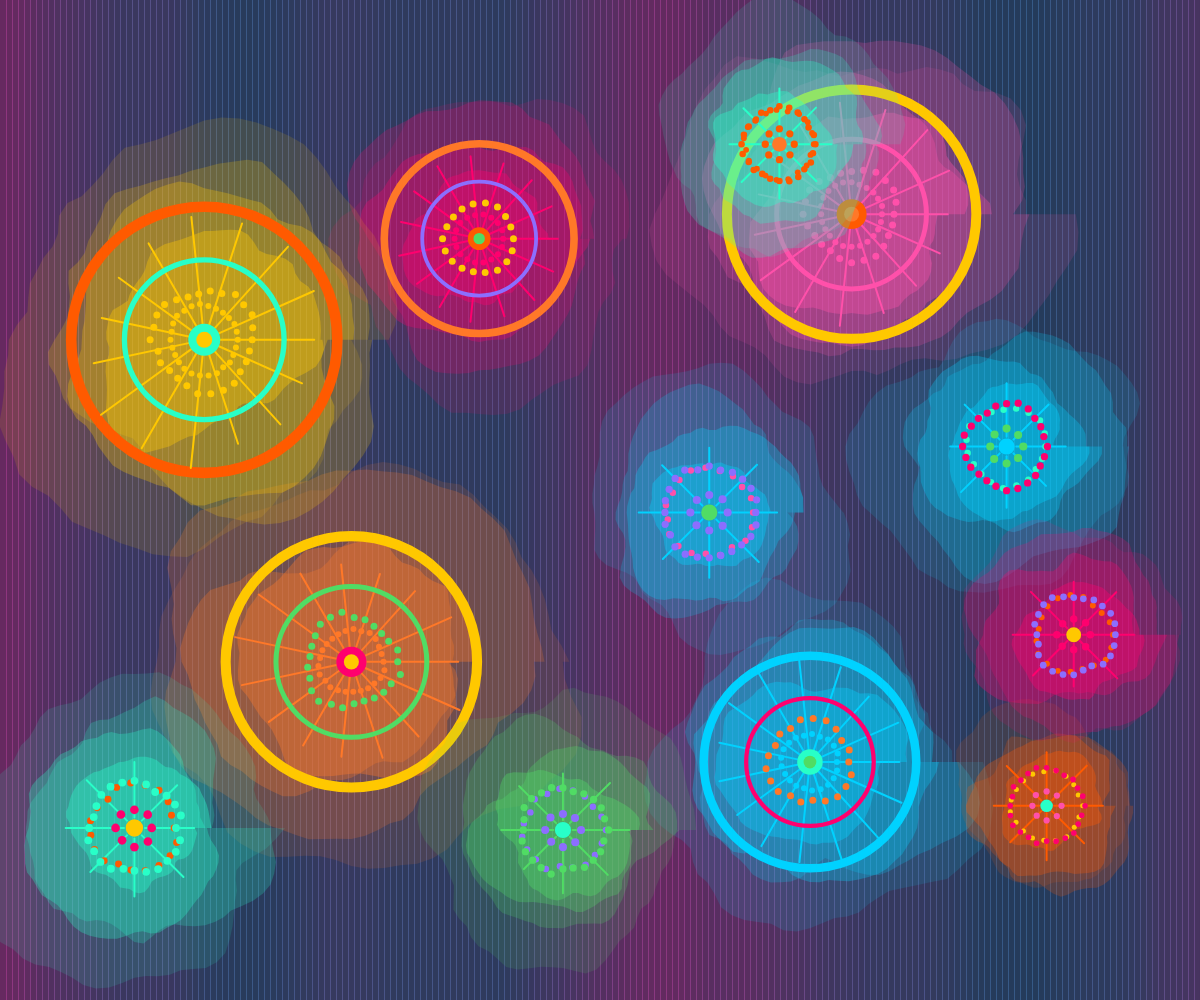
Frame 1 (no input)
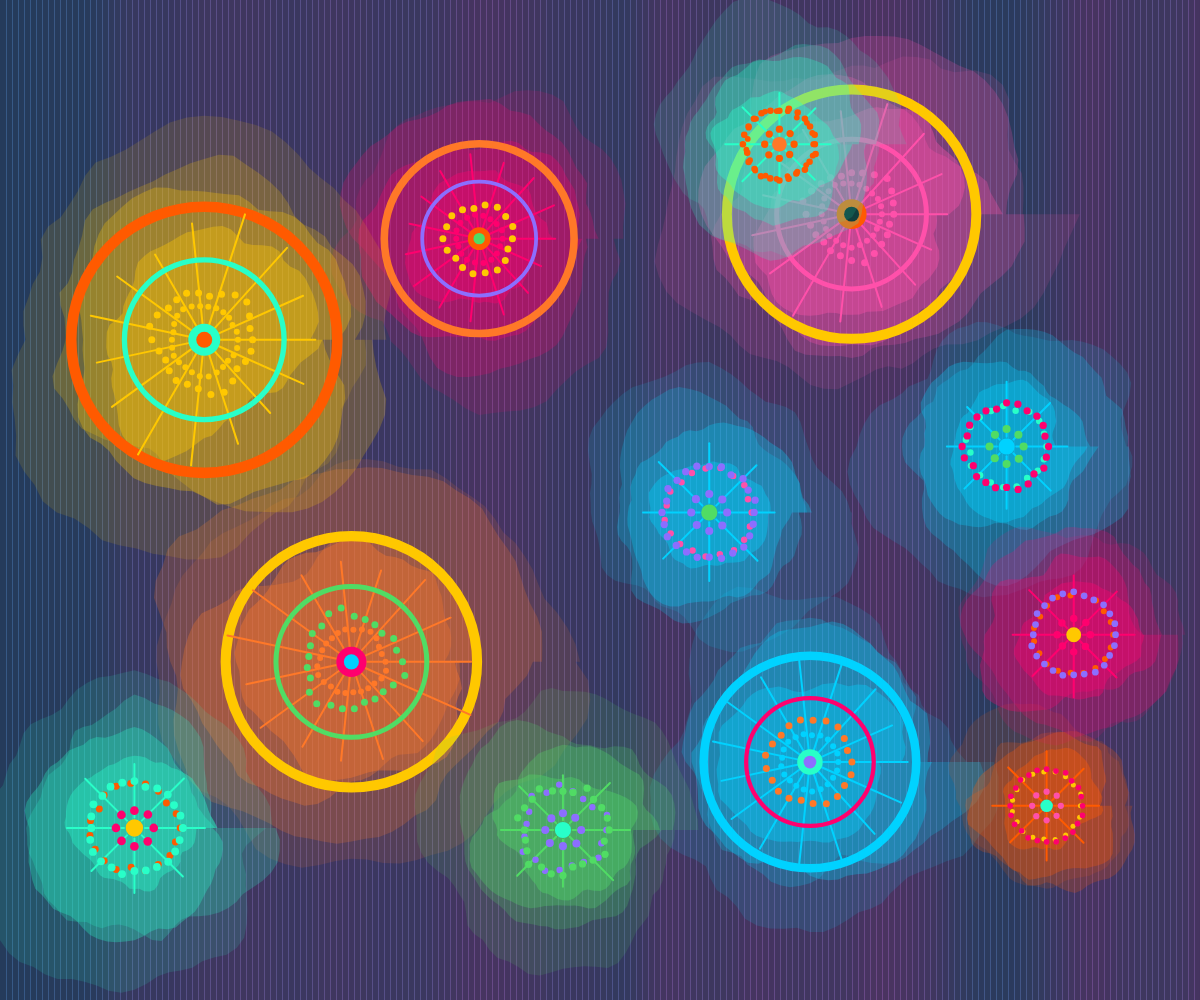
Frame 60 (no input)
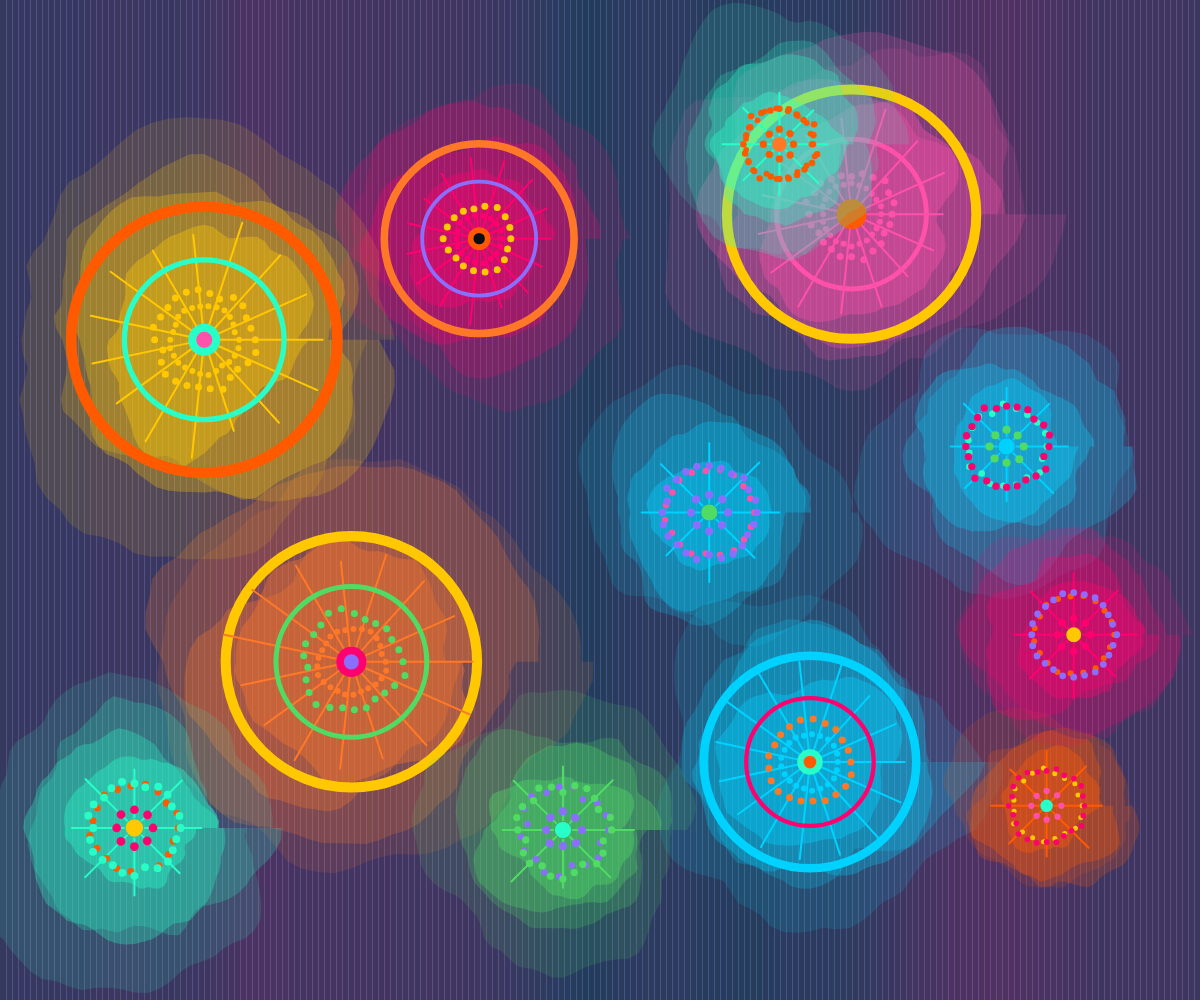
Frame 120 (the mouse pressed at the canvas centre since frame 60)

The p5.js sketch that drew these frames (run headless with seeded random() and noise() and a simulated clock; from frame 60 on, the mouse is pressed at the canvas centre):

// p5.js sketch
// ── sketch.js

let bg;          // Overall background color (dark blue with black undertones)
let colorSet;    // Palette
let colorPool;   // The color pool after removing the background makes it easier to randomly select colors
let rings = [];  // Data for storing each circular pattern

const NOISE_SPEED = 0.01; // Controlling the update rate of noise
let noiseZ = 0;           // The timeline of background noise is used to make the background flow slowly

function setup() {
  createCanvas(windowWidth, windowHeight);

  colorSet = [
    color(10, 13, 24),    
    color(255, 90, 0),    
    color(255, 0, 110),   
    color(80, 220, 100),  
    color(255, 200, 0),   
    color(0, 210, 255),   
    color(140, 110, 255), 
    color(255, 80, 170),  
    color(255, 120, 40),  
    color(40, 255, 200)   
  ];
  bg = colorSet[0];
  colorPool = colorSet.slice(1); // Remove the background color, and what's left are all bright colors

  // Adjust the noise details
  noiseDetail(4, 0.5);

  generateLayout();
}

function draw() {
  // First, draw the background (a colored vertical light strip made of noise)
  drawNoiseBackground();

  // Draw the circular pattern in the foreground
  for (let ring of rings) {
    // Advance the noise time by one frame at a time, allowing the shape to continuously change
    ring.nShape += NOISE_SPEED * 0.4;
    ring.nAura  += NOISE_SPEED * 0.25;

    // Halo intensity: I'll use a fixed value of 0.7 here
    const t = 0.7;

    drawAura(ring, t);

    if (ring.style === "dots") {
      drawDotMandala(ring);
    } else {
      drawCircle(ring);
    }
  }
}

//Background: Dark background + vertical colored noise bars
// Expanding upon the noise vs random example in the courseware
// Using lerpColor(c1, c2, nn) to interpolate between the two colors
// Using pow(n, 0.9) to perform a non-linear transformation on the noise result, making the bright areas more prominent
// This approach of performing mathematical mapping on the noise result is based on the generative art tutorial: https://www.gorillasun.de/blog/an-introduction-to-perlin-noise-in-p5js-and-processing/
// I adopted the concept of noise + color interpolation + non-linear mapping
function drawNoiseBackground() {
  background(bg);

  const stepX = 6;      // The width of each vertical bar
  const scaleX = 0.003; // Control the rate of change of noise in the x-direction

  // Create a touch of aurora color
  const c1 = color(0, 210, 255);
  const c2 = color(255, 0, 110);

  noStroke();

  for (let x = 0; x < width; x += stepX) {
// Using noise(x * scaleX, noiseZ):
// This is the basic usage of using position + time as noise input, as discussed in class
// x * scaleX: Makes the noise change more slowly in the x-direction, avoiding overly fragmented stripes
// noiseZ: Serves as the time axis, increasing every frame.
     let n = noise(x * scaleX, noiseZ);
     // Apply a power function to the noise value to make the highlights more prominent.
     let nn = pow(n, 0.9); 

    let col = lerpColor(c1, c2, nn);
    let alpha = map(nn, 0, 1, 50, 180); // The transparency also changes

    fill(red(col), green(col), blue(col), alpha);
    rect(x, 0, stepX + 1, height);
  }

  // If we move the time forward a little, the background will slowly flow
  noiseZ += 0.03;
}

// Halo: A multi-layered Perlin noise cloud surrounding the center
// Examples of using `noise()` to control the position, size, and color of points were shown in class, but not explained in detail.
// Multi-layered noise contours + cloud-like halo using `beginShape`/`vertex`
// The ideas come from:
// 1) p5.js custom shape tutorials (`beginShape` / `vertex` / `endShape`: https://p5js.org/reference/#/p5/beginShape
// 2) Coding Train - Custom Shapes tutorial (how to draw complex contours using vertex): https://www.youtube.com/watch?v=76fiD5DvzeQ
// 3) Examples of using noise to distort boundary lines/curves in Perlin noise tutorials (e.g., The Nature of Code).
// Based on these concepts, I designed a multi-layered halo structure:
// Each layer samples noise along an angle, with a perturbation radius.
// Multiple layers are stacked, with varying transparency and amplitude, forming a cloud-like structure with a sense of volume.
function drawAura(ring, t) {
  const baseColor = ring.palette[1];

  // The approximate radius of the halo is slightly larger than that of the main image
  const baseR   = ring.r * (1.0 + 0.5 * t);
  // Fluctuation amplitude: The larger the value, the greater the edge fluctuation
  const maxExtra = ring.r * (0.8 + 1.0 * t);

  const cx = ring.x;
  const cy = ring.y;

  const layers   = 4;   // Number of halo layers
  const segments = 80;  // The more contour sampling points, the smoother the surface

  noStroke();

  for (let k = 0; k < layers; k++) {
    // The ratio of the base radius of each layer (smaller for inner layers, larger for outer layers)
    const lerpR = map(k, 0, layers - 1, 0.6, 1.2);
    // The intensity of undulations in each layer (even more pronounced in the outer layers)
    const amp   = map(k, 0, layers - 1, 0.25, 0.45);
    // Reduce the transparency slightly from the inside out to make the edges softer
    const alpha = map(k, 0, layers - 1, 120, 40) * (1 - t * 0.3);

    const col = color(
      red(baseColor),
      green(baseColor),
      blue(baseColor),
      alpha
    );
    fill(col);

    beginShape();
    for (let i = 0; i <= segments; i++) {
      let ang = (i / segments) * TWO_PI;

      // Use 1D noise to sweep along the contour, so that the edges are a coherent wave, without jagged edges
      // In class, we discussed using a time-varying value to advance noise()
      // Here, I combine time, angle, and layer index to allow the noise to take values in a higher-dimensional space
      // Conceptually similar to sampling in 2D/3D noise space as discussed in *The Nature of Code*
      let noisePos = ring.nAura + k * 10 + i * 0.07;
      let n = noise(noisePos);

      let extra = map(n, 0, 1, -amp, amp) * maxExtra;
      let rAura = baseR * lerpR + extra;

      let x = cx + rAura * cos(ang);
      let y = cy + rAura * sin(ang);
      vertex(x, y);
    }
    endShape(CLOSE);
  }
}


// Initialization: Generate fixed positions and avoid overlap
// A small logic was added here to prevent circular shapes from colliding, ensuring that there is a certain distance between each circle
// This adopts the common approach of "trial random location + distance detection" in circle packing/rejection sampling
function generateLayout() {
  rings = [];
  const S = min(width, height);

  const N_SPOKES = 5; // Number of spokes
  const N_DOTS   = 7; // Number of circles, mainly composed of dots

  // The size range will vary with the canvas size
  const Rmin_spokes = S * 0.09;
  const Rmax_spokes = S * 0.14;
  const Rmin_dots   = S * 0.06;
  const Rmax_dots   = S * 0.09;

  // First, place the spokes type, slightly towards the center of the screen
  for (let i = 0; i < N_SPOKES; i++) {
    let r = random(Rmin_spokes, Rmax_spokes);
    let pos = findNonOverlappingPosition(r, rings, 50);

    let palette = [
      random(colorPool),
      random(colorPool),
      random(colorPool),
      random(colorPool),
      random(colorPool)
    ];

    rings.push({
      x: pos.x,
      y: pos.y,
      r,
      palette,
      style: "spokes",
      nShape: random(7000), // Time seed for controlling shape noise
      nAura:  random(9000)  // Time seed for controlling halo noise
    });
  }

  // Then place more dots, spreading them out around the perimeter.
  for (let i = 0; i < N_DOTS; i++) {
    let r = random(Rmin_dots, Rmax_dots);
    let pos = findNonOverlappingPosition(r, rings, 40);

    let palette = [
      random(colorPool),
      random(colorPool),
      random(colorPool),
      random(colorPool),
      random(colorPool)
    ];

    rings.push({
      x: pos.x,
      y: pos.y,
      r,
      palette,
      style: "dots",
      nShape: random(7000),
      nAura:  random(9000)
    });
  }
}

 //A simple function to prevent overlapping circular shapes
 //If a random position is found and it is too close to an existing circle, the process will be repeated several times
function findNonOverlappingPosition(r, existingRings, margin) {
  const border = margin + r;  // Leave at least a little blank space from the edge
  const maxTries = 200;
  let x, y;
  let ok = false;

  for (let t = 0; t < maxTries && !ok; t++) {
    x = random(border, width  - border);
    y = random(border, height - border);
    ok = true;

    for (let other of existingRings) {
      let d = dist(x, y, other.x, other.y);
      // If the distance is less than the sum of the two radii * 1.25, it's considered too crowded
      if (d < (r + other.r) * 1.25) {
        ok = false;
        break;
      }
    }
  }

  // If the perfect position is not found in the loop, use the last result
  return { x, y };
}

function windowResized() {
  // Referencing the window resize callback from p5.js: https://p5js.org/reference/#/p5/windowResize
  resizeCanvas(windowWidth, windowHeight);
  generateLayout();
}


function getAnimatedRadius(ring) {
  return ring.r;
}


 // Small utility functions for edge deformation
 // Given a base radius baseR, calculate a wavy radius based on the angle ang and Perlin noise
 // amp controls the maximum offset percentage (e.g., 0.3 is ±30%), and `freq` controls the number of peaks in one cycle
 // Using 2D noise (noise(x, y)) to distort shape boundaries is common in generative art, such as noisy terrain, noise rings, and noise blobs
 // Reference: p5.js noise() documentation (explaining 2D/3D noise): https://p5js.org/reference/#/p5/noise
 // An introduction to Perlin Noise in P5JS and Processing: https://www.gorillasun.de/blog/an-introduction-to-perlin-noise-in-p5js-and-processing/
function noisyRadius(baseR, ang, ring, amp, freq) {
  const t = ring.nShape;
  const nx = cos(ang * freq) * 0.5 + 0.5;
  const ny = sin(ang * freq) * 0.5 + 0.5;
  const n  = noise(nx + t, ny + t);
  const offset = map(n, 0, 1, -amp, amp);
  return baseR * (1 + offset);
}

// spokes 
// The structure basically follows the group's code, except that the outer spokes and dot matrix are connected to noise deformation
 
function drawCircle(ring) {
  const R = getAnimatedRadius(ring);

  // Outer ring
  strokeWeight(max(2, R * 0.08));
  stroke(ring.palette[0]);
  noFill();
  circle(ring.x, ring.y, R * 2);

  // The endpoint radius is wavy using noisyRadius
  let nSpokes = 15;
  strokeWeight(2);
  stroke(ring.palette[1]);

  for (let i = 0; i < nSpokes; i++) {
    let ang = i * TWO_PI / nSpokes;
    let innerR = R * 0.12;
    let outerR = noisyRadius(R * 0.88, ang, ring, 0.35, 2.0);

    let x1 = ring.x + innerR * cos(ang);
    let y1 = ring.y + innerR * sin(ang);
    let x2 = ring.x + outerR * cos(ang);
    let y2 = ring.y + outerR * sin(ang);
    line(x1, y1, x2, y2);
  }

  // Middle ring
  strokeWeight(max(2, R * 0.04));
  stroke(ring.palette[2]);
  noFill();
  circle(ring.x, ring.y, R * 1.2);

  // Outer ring dot matrix: The radius of each dot is jittered with a tiny bit of noise
  noStroke();
  fill(ring.palette[3]);
  let dotsA = max(7, int(R / 5));
  let baseRA = R * 0.38;

  for (let i = 0; i < dotsA; i++) {
    let a = i * TWO_PI / dotsA;
    let rA = noisyRadius(baseRA, a, ring, 0.3, 3.0);
    let x = ring.x + rA * cos(a);
    let y = ring.y + rA * sin(a);
    circle(x, y, 7);
  }

  // Inner ring dot matrix
  fill(ring.palette[1]);
  let dotsB = max(3, int(R / 5));
  let baseRB = R * 0.26;

  for (let i = 0; i < dotsB; i++) {
    let a = i * TWO_PI / dotsB;
    let rB = noisyRadius(baseRB, a, ring, 0.18, 2.5);
    let x = ring.x + rB * cos(a);
    let y = ring.y + rB * sin(a);
    circle(x, y, 6);
  }

  // small central ring
  noStroke();
  fill(ring.palette[4]);
  circle(ring.x, ring.y, R * 0.24);
  fill(random(colorSet)); // I maintain a degree of randomness, allowing for slight variations in the center
  circle(ring.x, ring.y, R * 0.12);
}

// dots 
// Similarly, connect each dot matrix ring to the noisyRadius and let it vibrate slightly

function drawDotMandala(ring) {
  const R = getAnimatedRadius(ring);

  // Radiation (spokes)
  let nSpokes = 8;
  strokeWeight(2);
  stroke(ring.palette[1]);

  for (let i = 0; i < nSpokes; i++) {
    let ang = i * TWO_PI / nSpokes;
    let innerR = R * 0.12;
    let outerR = noisyRadius(R * 0.80, ang, ring, 0.32, 2.3);

    let x1 = ring.x + innerR * cos(ang);
    let y1 = ring.y + innerR * sin(ang);
    let x2 = ring.x + outerR * cos(ang);
    let y2 = ring.y + outerR * sin(ang);
    line(x1, y1, x2, y2);
  }

  noStroke();

  // Inner ring dot matrix
  let n1 = 8;
  let baseR1 = R * 0.22;
  let s1 = R * 0.10;
  fill(ring.palette[2]);

  for (let i = 0; i < n1; i++) {
    let a = i * TWO_PI / n1;
    let r1 = noisyRadius(baseR1, a, ring, 0.22, 2.4);
    let x = ring.x + r1 * cos(a);
    let y = ring.y + r1 * sin(a);
    circle(x, y, s1);
  }

  // Middle ring dot matrix
  let n2 = 19;
  let baseR2 = R * 0.52;
  let s2 = R * 0.08;
  fill(ring.palette[3]);

  for (let i = 0; i < n2; i++) {
    let a = i * TWO_PI / n2;
    let r2 = noisyRadius(baseR2, a, ring, 0.28, 3.1);
    let x = ring.x + r2 * cos(a);
    let y = ring.y + r2 * sin(a);
    circle(x, y, s2);
  }

  // Outer ring dot matrix
  let n3 = 24;
  let baseR3 = R * 0.55;
  let s3 = R * 0.09;
  fill(ring.palette[4]);

  for (let i = 0; i < n3; i++) {
    let a = i * TWO_PI / n3;
    let r3 = noisyRadius(baseR3, a, ring, 0.3, 3.5);
    let x = ring.x + r3 * cos(a);
    let y = ring.y + r3 * sin(a);
    circle(x, y, s3);
  }

  // small central ring
  fill(ring.palette[0]);
  circle(ring.x, ring.y, R * 0.20);
}
